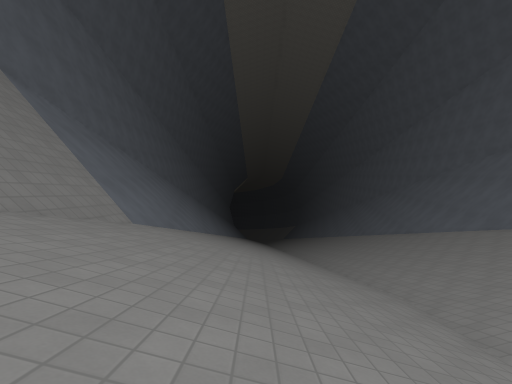
[1] (above)

23 first-person views from a walk through a Godot game level. The camera is 1.3 m above the floor, tilts 4° down and sees 90° across. The floor is counted in squares, 2 m on a side. Each view is taken from the middle of a square. On the plan, view 1 faces up. The plan holds only what a view shows up to about 9 squares ahead; the rest is blank. The place goes on beyond the plan. Surface patterns are stand-ins for the level's own textures.

[2]
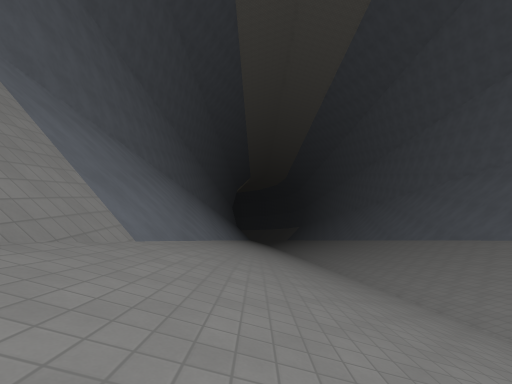

[3]
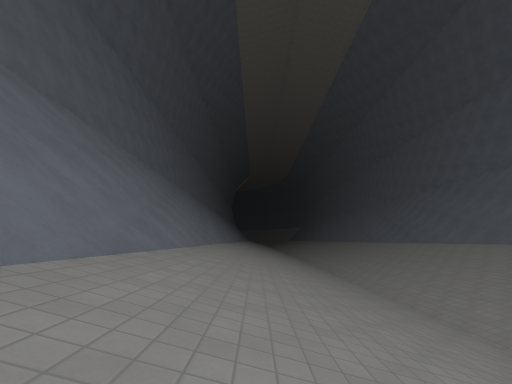

[4]
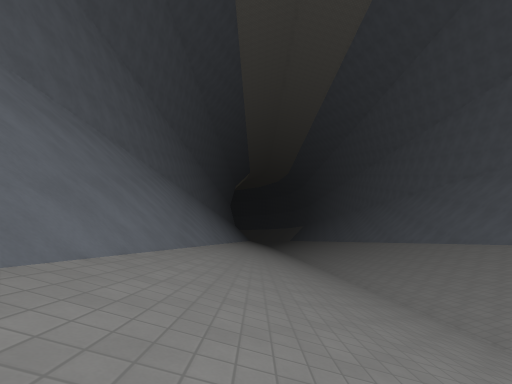

[5]
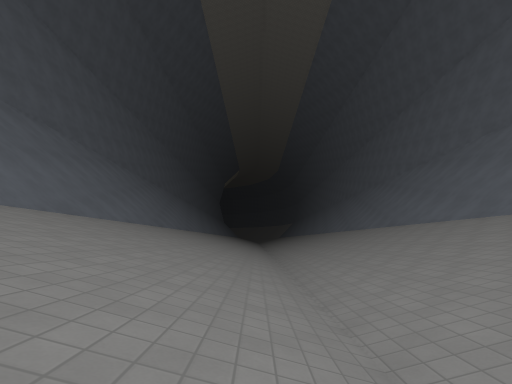

[6]
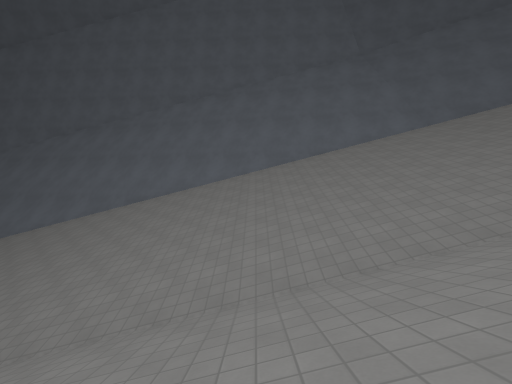

[7]
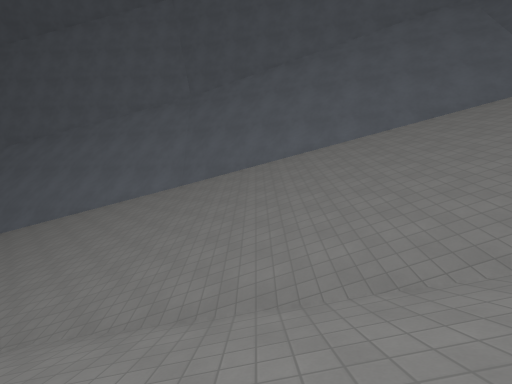

[8]
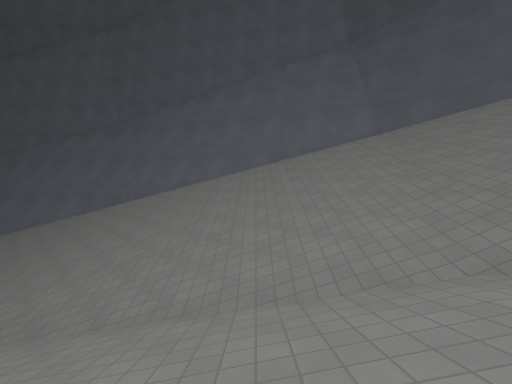

[9]
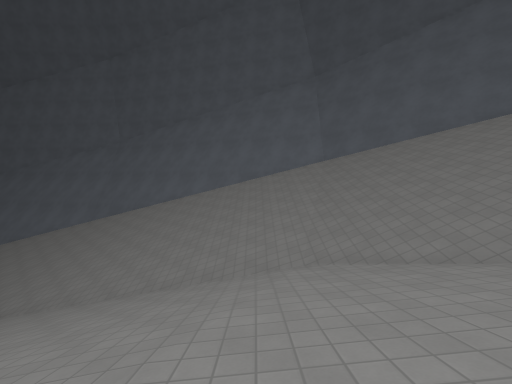

[10]
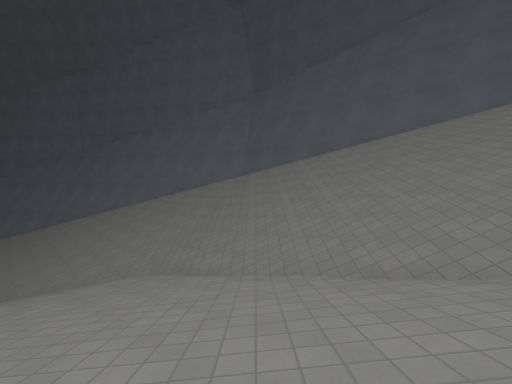

[11]
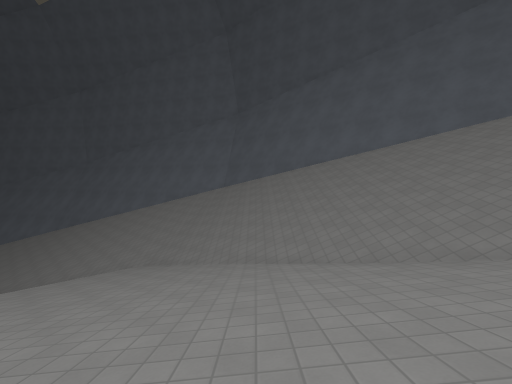

[12]
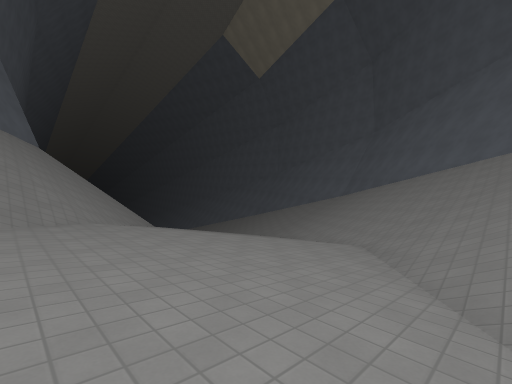

[13]
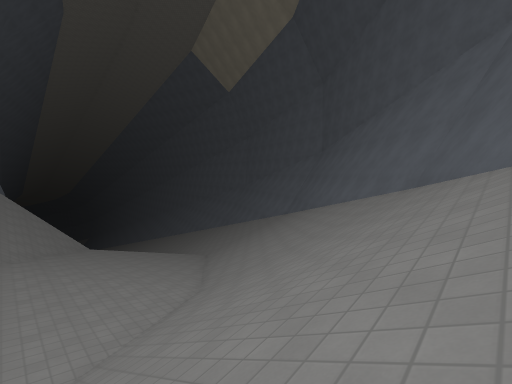

[14]
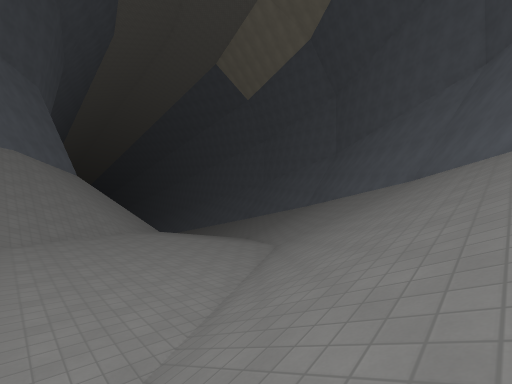

[15]
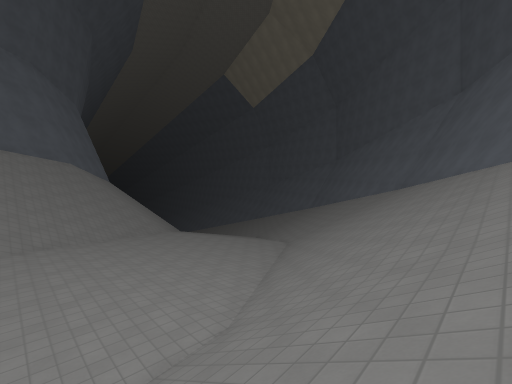

[16]
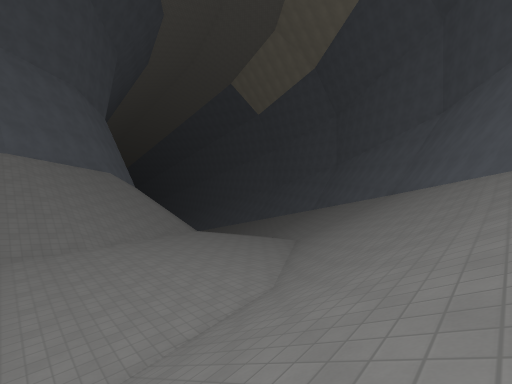

[17]
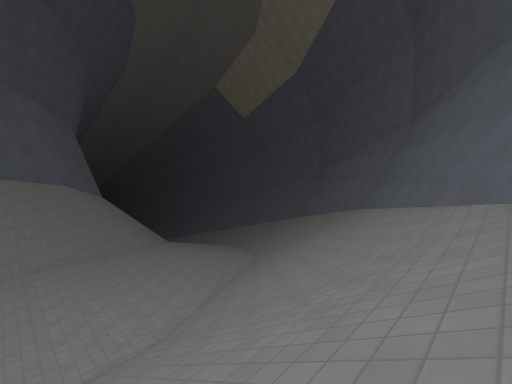

[18]
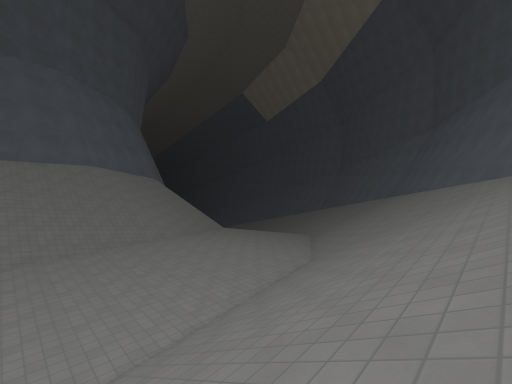

[19]
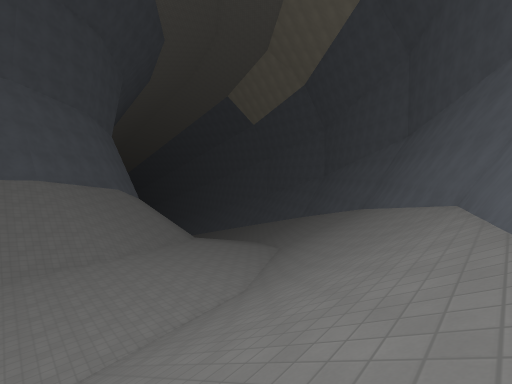

[20]
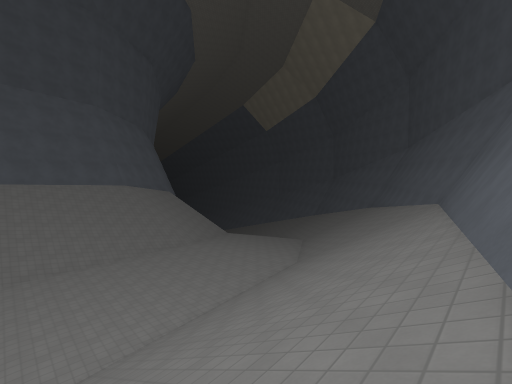

[21]
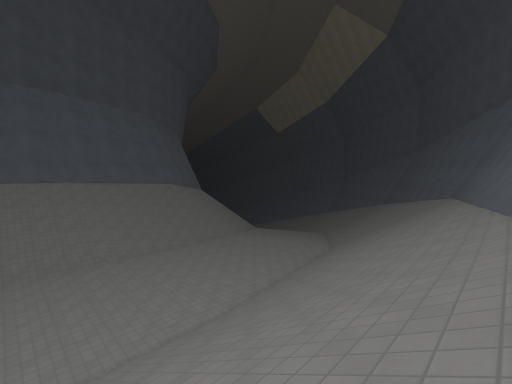

[22]
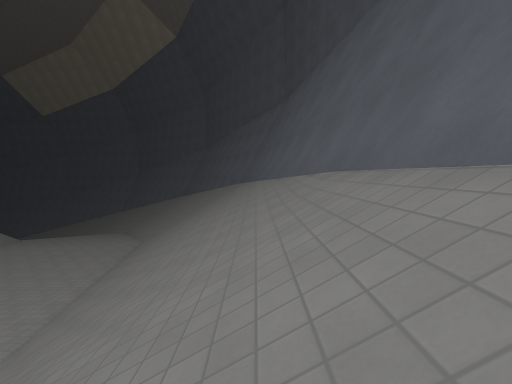

[23]
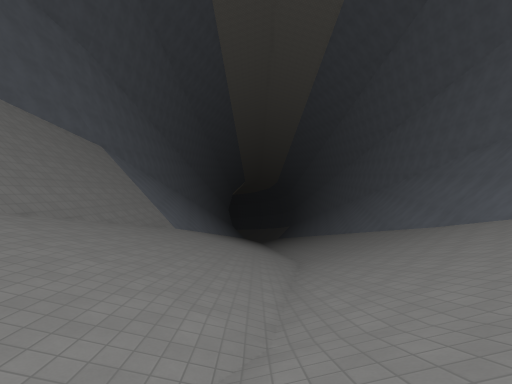

### Floor plan
Key: @ floor where view 1 was taken; # wall or solid block; . main floor; - floor 0.75 m lower than the main floor; _ floor 1.5 m lower than the main floor; < floor 2.5 m lower than the main floor; ( floor 3.25 m lower than the main floor; / step, stairs or slope; v drop or lower ground.
Columns run from 23 left of view 1 to 9 right of it. Each row starts with its distance up from view 1.
 18                                /#
 17                     #///////////#
 16                     #///////////#
 15                     #///////////#
 14                     #///////////#
 13                     #///////////#
 12                     #///////////#
 11                 #  ##///////////#
 10                 #v ##///////////#
  9                 #vv##///////////#
  8                 #vv##///////////#
  7                 #/v##///////////#
  6                  ///#///////////#
  5                   //////////////#
  4                    /////////////#
  3                #///////////////##
  2                 ///////////////##
  1                  //////////////#
  0               #   /////@///////#
 -1               //   ////////////#
 -2               ///   //////////##
 -3               ////  //////////##
 -4               ////  //////////#
 -5             //////////////////#
 -6           ///////////////////##
 -7         /////////////////////#
 -8      // //////_<<///////////##
 -9      ////////__<<(/////////##
-10 // ////////-___<<((///////##
-11 ///////..---____<((///////##
-12 .........---____<<///////##
-13 .........---____////////##
-14 .........----__/////////##
-15 .........----/////////###
-16 .........-///////////##
-17 .....//////////////###
-18  /////////////////##
-19  ///////////////###
-20  //////////////##
-21 //////////######
-22 /////######
-23   ####

Positions as (right, up) in squares from view 1, and headings:
1: (0, 0), facing up
2: (-1, 2), facing up
3: (-1, 5), facing up
4: (-1, 8), facing up
5: (2, 8), facing up
6: (0, 10), facing right
7: (0, 2), facing right
8: (-1, -2), facing right
9: (-3, -3), facing right
10: (-4, -6), facing right
11: (-6, -7), facing right
12: (-9, -13), facing up-right
13: (-7, -16), facing up-right
14: (-11, -17), facing up-right
15: (-13, -18), facing up-right
16: (-15, -19), facing up-right
17: (-13, -20), facing up-right
18: (-18, -20), facing up-right
19: (-16, -21), facing up-right
20: (-20, -22), facing up-right
21: (-23, -22), facing up-right
22: (-23, -21), facing right
23: (1, -6), facing up
